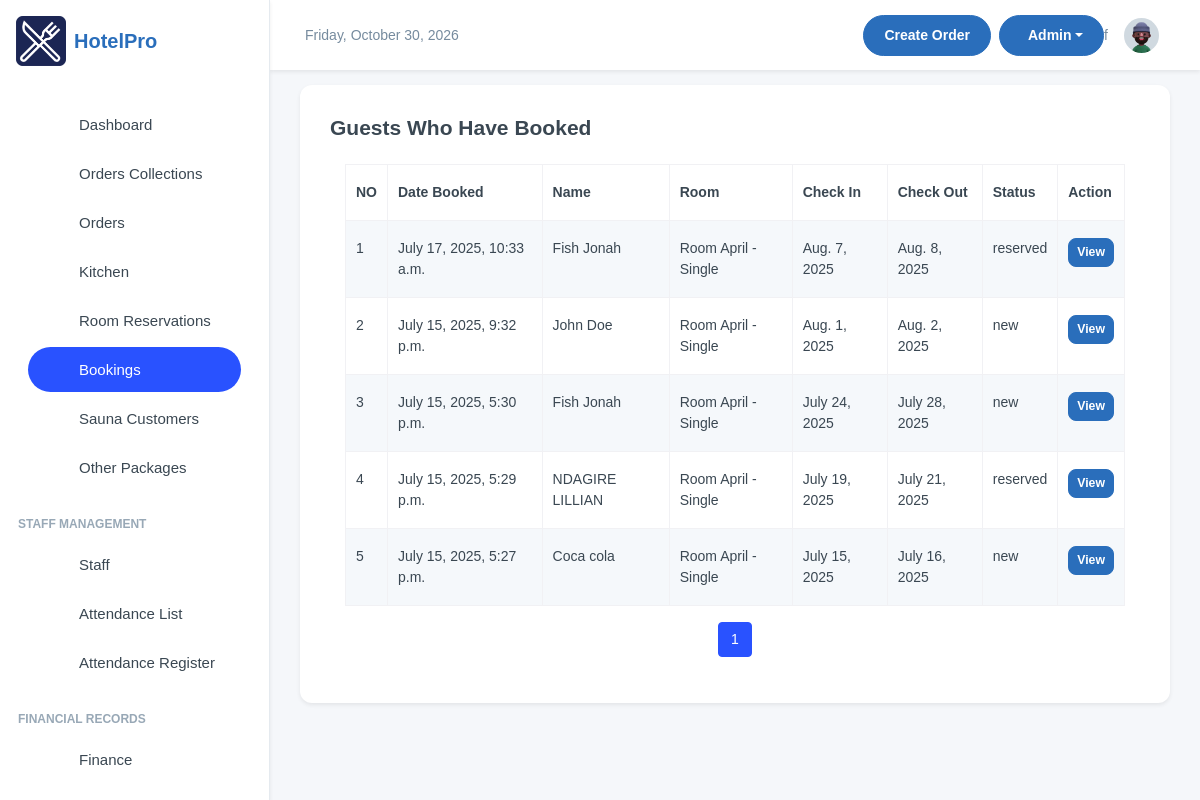
The page /room_bookings/booked_rooms/ on the database its author committed.
### room_bookings/models.py (models this page shows, shortened)
class Booking(models.Model):
    STATUS = [
        ('new', 'New'),
        ('reserved', 'Converted to Reservation'),
        ('cancelled', 'Cancelled'),
    ]
    status = models.CharField(max_length=20, choices=STATUS, default='new')
    first_name = models.CharField(max_length=100)
    last_name = models.CharField(max_length=100)
    email = models.EmailField()
    contact = models.CharField(max_length=15)
    room = models.ForeignKey(Room, on_delete=models.CASCADE)
    check_in = models.DateField()
    check_out = models.DateField()
    guests = models.IntegerField()
    booking_date = models.DateTimeField(auto_now_add=True, blank=True, null=True)
    special_requests = models.TextField(blank=True, null=True)

class Room(models.Model):
    room_number = models.CharField(max_length=10, unique=True)
    room_type = models.ForeignKey(RoomType, on_delete=models.CASCADE, related_name='rooms')
    hotel = models.ForeignKey(HotelBranch, on_delete=models.CASCADE, related_name='rooms', blank=True, null=True)
    capacity = models.IntegerField()
    is_available = models.BooleanField(default=True)
    price_per_night = models.IntegerField(null=True, blank=True)
    description = models.TextField(blank=True, null=True)
    room_image = models.ImageField(upload_to="rooms", blank=True, null=True)
    floor = models.IntegerField()
    def __str__(self):
        return f"Room {self.room_number} - {self.room_type.name}"

class RoomType(models.Model):
    name = models.CharField(max_length=50)
    description = models.TextField(blank=True, null=True)
    base_price = models.DecimalField(max_digits=10, decimal_places=2, blank=True, null=True)
    room_image = models.ImageField(upload_to="rooms", blank=True, null=True)

### room_bookings/views.py (the view)
# urls.py: path('booked_rooms/', booked_rooms, name='booked_rooms'),
def booked_rooms(request):
    bookings = Booking.objects.all().order_by('-booking_date')
    paginator = Paginator(bookings, 10)
    page_number= request.GET.get('page')
    bookings =  paginator.get_page(page_number)
    return render(request, 'booked_rooms.html', {'bookings':bookings})

### room_bookings/templates/booked_rooms.html (shortened to what this page needs)
{% extends 'base.html' %} {% block content %}
<div class="card">
  <div class="card-body">
    <h4 class="fw-semibold mb-4">Guests Who Have Booked</h4>
    <div class="container">
      <table class="table table-striped table-bordered">
        <thead class="thead-dark">
          <tr>
            <th>NO</th>
            <th>Date Booked</th>
            <th>Name</th>
            <th>Room</th>
            <th>Check In</th>
            <th>Check Out</th>
            <th> Status</th>
            <th>Action</th>
          </tr>
        </thead>
        <tbody>
          {% for booked in bookings %}
          <tr>
            <td>{{ forloop.counter }}</td>
            <td>{{ booked.booking_date }}</td>
            <td>{{ booked.first_name }} {{ booked.last_name }}</td>
            <td>{{ booked.room }}</td>
            <td>{{ booked.check_in }}</td>
            <td>{{ booked.check_out }}</td>
            <td>
                   {{ booked.status }}
            </td>
            <td>
              <a
                href="/room_bookings/each_bookings/{{booked.id}}/"
                class="btn btn-primary btn-sm"
                >View</a
              >
            </td>
          </tr>
          {% empty %}
          <tr>
            <td colspan="12" class="text-center">No bookings available</td>
          </tr>
          {% endfor %}
        </tbody>
      </table>
    </div>
        <nav aria-label="Page navigation">
        <ul class="pagination justify-content-center">
            {% for page_num in bookings.paginator.page_range %}
            {% if page_num >= bookings.number|add:-2 and page_num <= bookings.number|add:2 %} <li
                class="page-item {% if page_num == bookings.number %}active{% endif %}">
                <a class="page-link" href="?page={{ page_num }}">{{ page_num }}</a>
                </li>
                {% elif page_num == 1 or page_num == bookings.paginator.num_pages %}
                <li class="page-item">
                    <a class="page-link" href="?page={{ page_num }}">{{ page_num }}</a>
                </li>
                {% elif page_num == bookings.number|add:-3 or page_num == bookings.number|add:3 %}
                <li class="page-item disabled"><span class="page-link">...</span></li>
                {% endif %}
                {% endfor %}
        </ul>
    </nav>
  </div>
</div>
{% endblock content %}

### templates/base.html (style rules this page uses)
:root { --primary-color: #2A6EBB; --secondary-color: #F8F9FA; --accent-color: #FFD700; --text-color: #333333; --success-color: #28a745; --danger-color: #dc3545; --warning-color: #ffc107; --info-color: #17a2b8; }
body { font-family: 'Poppins', sans-serif; background-color: #f5f7fa; }
.btn-primary { background-color: var(--primary-color); border-color: var(--primary-color); }
.card { border-radius: 0.75rem; border: none; box-shadow: 0 0.125rem 0.25rem rgba(0, 0, 0, 0.075); transition: transform 0.2s ease-in-out, box-shadow 0.2s ease-in-out; }

### rows shown on the page
Booking: booking_date "July 17, 2025, 10:33 a.m.", first_name "Fish", last_name "Jonah", room "Room April - Single", check_in "Aug. 7, 2025", check_out "Aug. 8, 2025", status "reserved"
Booking: booking_date "July 15, 2025, 9:32 p.m.", first_name "John", last_name "Doe", room "Room April - Single", check_in "Aug. 1, 2025", check_out "Aug. 2, 2025", status "new"
Booking: booking_date "July 15, 2025, 5:30 p.m.", first_name "Fish", last_name "Jonah", room "Room April - Single", check_in "July 24, 2025", check_out "July 28, 2025", status "new"
Booking: booking_date "July 15, 2025, 5:29 p.m.", first_name "NDAGIRE", last_name "LILLIAN", room "Room April - Single", check_in "July 19, 2025", check_out "July 21, 2025", status "reserved"
Booking: booking_date "July 15, 2025, 5:27 p.m.", first_name "Coca", last_name "cola", room "Room April - Single", check_in "July 15, 2025", check_out "July 16, 2025", status "new"

### other values the page prints
{{ page_num }} "1"
